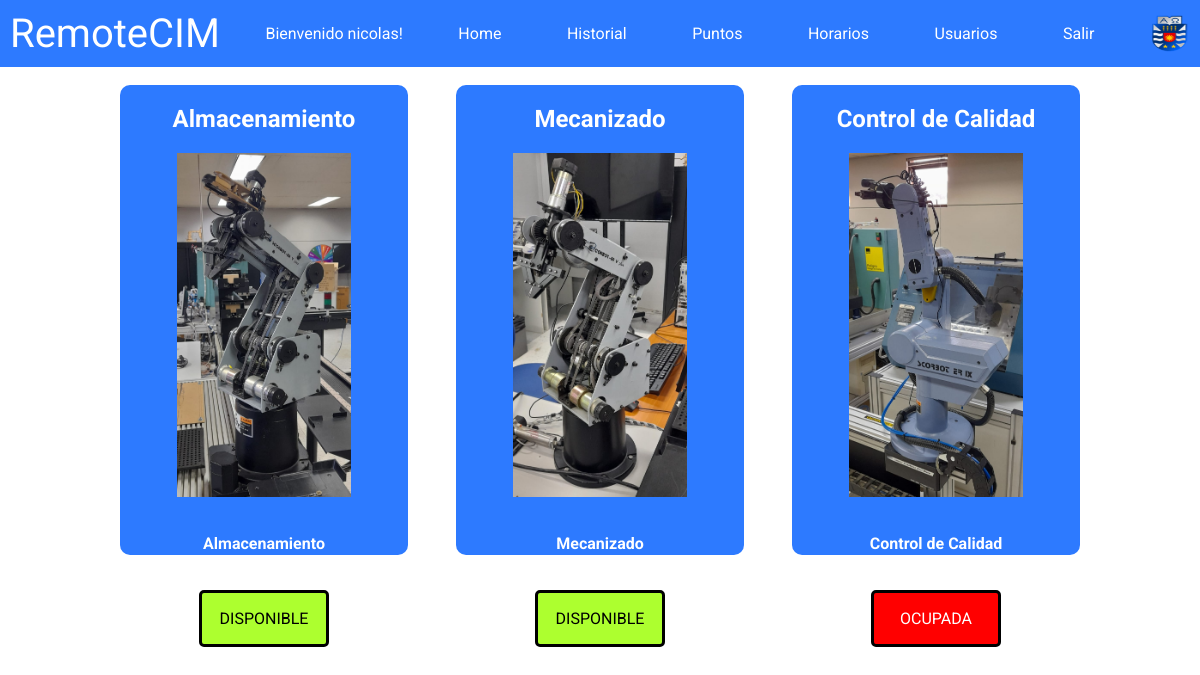
Page /home/ (signed in) on the committed database.
### remotecim/models.py (models this page shows, shortened)
class Usuario(AbstractBaseUser, PermissionsMixin):
    id_usuario = models.AutoField(primary_key=True)
    nombre = models.CharField(max_length=255)
    apellido = models.CharField(max_length=255)
    email = models.EmailField(max_length=255, unique=True)
    password = models.CharField(max_length=255)
    rol = models.CharField(max_length=255)
    is_active = models.BooleanField(default=True)
    is_staff = models.BooleanField(default=False)
    fecha_hora_inicio = models.DateTimeField(null=True, blank=True)
    fecha_hora_fin = models.DateTimeField(null=True, blank=True)
    ultima_estacion = models.CharField(max_length=255, choices=(
        ('almacenamiento', 'Almacenamiento'),
        ('mecanizado', 'Mecanizado'),
        ('control_de_calidad', 'Control de Calidad'),
    ), null=True, blank=True)
    USERNAME_FIELD = 'email'
    REQUIRED_FIELDS = ['nombre', 'apellido']
    objects = UsuarioManager()

class EstacionDeTrabajo(models.Model):
    id_estacion = models.AutoField(primary_key=True)
    descripcion = models.CharField(max_length=255)
    disponibilidad = models.BooleanField(default=True)

### remotecim/views.py (the view)
# urls.py: path('home/', home_view, name = 'home'),
def home_view(request):
    if request.user.is_authenticated:
        estaciones = EstacionDeTrabajo.objects.all()
        context = {
            'estaciones': estaciones
        }
        return render(request, 'home.html', context)
    else:
        return redirect('login')

### remotecim/templates/home.html (shortened to what this page needs)
{% extends 'base.html' %}
{% load static %}
{% block content %}
    <div class="card-container">
        {% for estacion in estaciones %}
        <div class="card">
          <h2>{{ estacion.descripcion }}</h2>
          <a href="{% url 'connect_device' estacion.id_estacion %}?ultima_estacion={{ estacion.descripcion }}">
            {% if estacion.id_estacion == 1 %}
              <img src="{% static 'images/almacenamiento.jpeg' %}" alt="Scorbot">
            {% elif estacion.id_estacion == 2 %}
              <img src="{% static 'images/mecanizado.jpeg' %}" alt="Scorbot">
            {% elif estacion.id_estacion == 3 %}
              <img src="{% static 'images/control-calidad.jpeg' %}" alt="Scorbot">
            {% endif %}
          </a>
          <h6>{{ estacion.descripcion }}</h6>
          <div class="{% if estacion.disponibilidad %}disponible{% else %}ocupada{% endif %}">
            {% if estacion.disponibilidad %}
              <p>DISPONIBLE</p>
            {% else %}
              <p>OCUPADA</p>
            {% endif %}
          </div>
        </div>
        {% endfor %}
    </div>
{% endblock %}

### remotecim/templates/navbar.html
{% load static %}
<nav class="navbar">
    <a class="logo-navbar">RemoteCIM</a>
    {% if user.is_authenticated %}
        <div class="navbar-text">Bienvenido {{ user.nombre }}!</div>
        <a class="a-navbar" href="{% url 'home' %}">Home</a>
        <a class="a-navbar" href="{% url 'historial' %}">Historial</a>
        <a class="a-navbar" href="{% url 'puntos' %}">Puntos</a>
        <a class="a-navbar" href="{% url 'horario' %}">Horarios</a>
        {% if user.rol != 'estudiante' %}
            <a class="a-navbar" href="{% url 'registro' %}">Usuarios</a>
        {% endif %}
        <a class="a-navbar" href="{% url 'logout' %}">Salir</a>
    {% endif %}
    <a href="https://www.ubiobio.cl/w/" target="_blank"><img src="{% static 'images/ubb_escudo.png' %}" width="40px" height="40px" alt="logo-ubb-navbar"></a>
</nav>

### remotecim/static/css/styles-navbar.css (style rules this page uses)
body { font-family: 'Roboto', sans-serif; margin: 0; padding: 0; }
:root { --primary-color: #2d7aff; }
.logo-navbar { font-size: 40px; color: white; }
.a-navbar { background-color: var(--primary-color); color: white; padding: 10px; font-size: 16px; border: none; cursor: pointer; text-decoration: none; }
.navbar { display: flex; justify-content: space-between; align-items: center; background-color: var(--primary-color); color: #fff; padding: 10px; transition: background-color 0.5s ease-in-out; }

### remotecim/static/css/styles-home.css (style rules this page uses)
.card-container { display: flex; justify-content: space-between; flex-wrap: wrap; width: 80%; margin: 1.5% auto; }
.card { width: 30%; background-color: #2d7aff; border-radius: 10px; box-sizing: border-box; text-align: center; transition: all 1.7s ease-in-out; cursor: pointer; }
.card h2 { margin-top: 0; text-align: center; color: white; }
.card h6 { font-size: 16px; color: white; }
.card img { width: 70%; height: 80%; object-fit: cover; }
.disponible { border: 3px solid black; border-radius: 5px; width: 50%; margin: 0 auto; background-color: greenyellow; color: black; }
.ocupada { border: 3px solid black; border-radius: 5px; width: 50%; margin: 0 auto; background-color: red; color: white; }
@media (min-width: 1024px) { .card-container { display: flex; justify-content: space-between; flex-wrap: wrap; } }
@media (min-width: 1024px) { .card { width: 30%; margin-bottom: 20px; padding: 20px; box-sizing: border-box; } }

### remotecim/static/css/styles-main.css (style rules this page uses)
a { text-decoration: none; color: white; }

### rows in the picture
Usuario: nombre "nicolas"
EstacionDeTrabajo: descripcion "Almacenamiento", disponibilidad "DISPONIBLE"
EstacionDeTrabajo: descripcion "Mecanizado", disponibilidad "DISPONIBLE"
EstacionDeTrabajo: descripcion "Control de Calidad", disponibilidad "OCUPADA"
